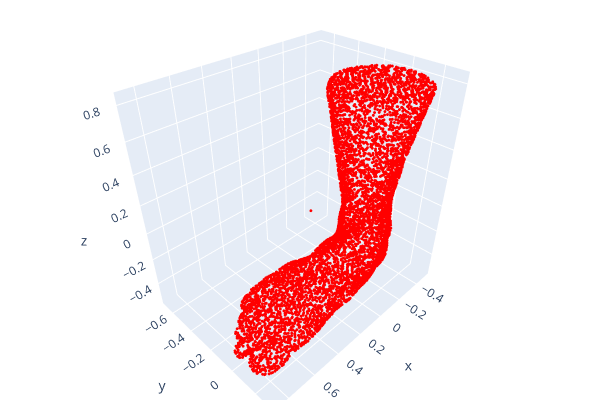

The notebook cell this image was saved under:
### Code cell
sample_points_path = os.path.join(fc.selected_path, fc.selected_filename)
visualize_pointcloud(sample_points_path, stride=3, flip_axis=-1, postprocess_fn=pc_normalize)

### Figure 1 — Plotly figure (JSON) as saved in the notebook; plotly's stock layout.template omitted (floating-point values rounded to 4 significant figures; data arrays with more than 128 entries replaced by an {"elided": "..."} marker saying what was removed)
{"data": [{"marker": {"color": {"elided": "6786x3 int values"}, "size": 1}, "mode": "markers", "type": "scatter3d", "x": {"elided": "6786 float values"}, "y": {"elided": "6786 float values"}, "z": {"elided": "6786 float values"}}], "layout": {"height": 400, "margin": {"b": 0, "l": 0, "r": 0, "t": 0}, "scene": {"aspectmode": "auto", "aspectratio": {"x": 1.11, "y": 0.813, "z": 1.108}, "camera": {"center": {"x": 0, "y": 0, "z": 0}, "up": {"x": 0, "y": 0, "z": 1}}}, "showlegend": false, "width": 600}}
